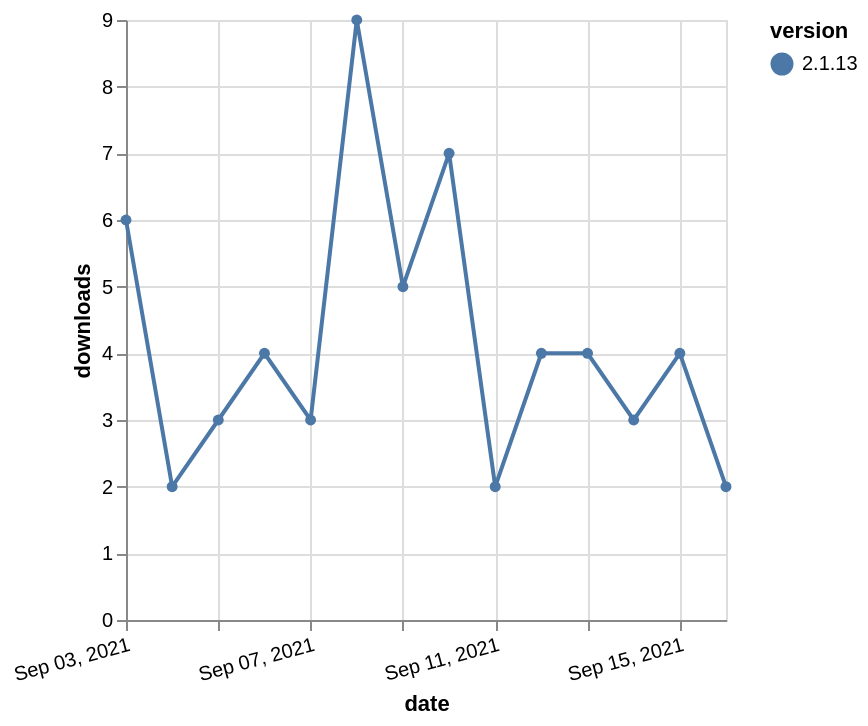

Vega-Lite specification for this chart:
### Vega-Lite specification from a JSON file in a GitHub repository (floating-point values rounded to 4 significant figures)
{"$schema": "https://vega.github.io/schema/vega-lite/v5.json", "description": "A simple bar chart with embedded data.", "data": {"values": [{"date": "2021-09-03", "total": 16879, "delta": 6, "version": "2.1.13"}, {"date": "2021-09-04", "total": 16881, "delta": 2, "version": "2.1.13"}, {"date": "2021-09-05", "total": 16884, "delta": 3, "version": "2.1.13"}, {"date": "2021-09-06", "total": 16888, "delta": 4, "version": "2.1.13"}, {"date": "2021-09-07", "total": 16891, "delta": 3, "version": "2.1.13"}, {"date": "2021-09-08", "total": 16900, "delta": 9, "version": "2.1.13"}, {"date": "2021-09-09", "total": 16905, "delta": 5, "version": "2.1.13"}, {"date": "2021-09-10", "total": 16912, "delta": 7, "version": "2.1.13"}, {"date": "2021-09-11", "total": 16914, "delta": 2, "version": "2.1.13"}, {"date": "2021-09-12", "total": 16918, "delta": 4, "version": "2.1.13"}, {"date": "2021-09-13", "total": 16922, "delta": 4, "version": "2.1.13"}, {"date": "2021-09-14", "total": 16925, "delta": 3, "version": "2.1.13"}, {"date": "2021-09-15", "total": 16929, "delta": 4, "version": "2.1.13"}, {"date": "2021-09-16", "total": 16931, "delta": 2, "version": "2.1.13"}]}, "width": "container", "mark": {"type": "line", "point": {"filled": true}}, "encoding": {"x": {"field": "date", "type": "temporal", "timeUnit": "yearmonthdate", "title": "date", "axis": {"labelAngle": -15}}, "y": {"field": "delta", "type": "quantitative", "title": "downloads"}, "color": {"field": "version", "type": "nominal"}, "tooltip": {"field": "delta"}}}
